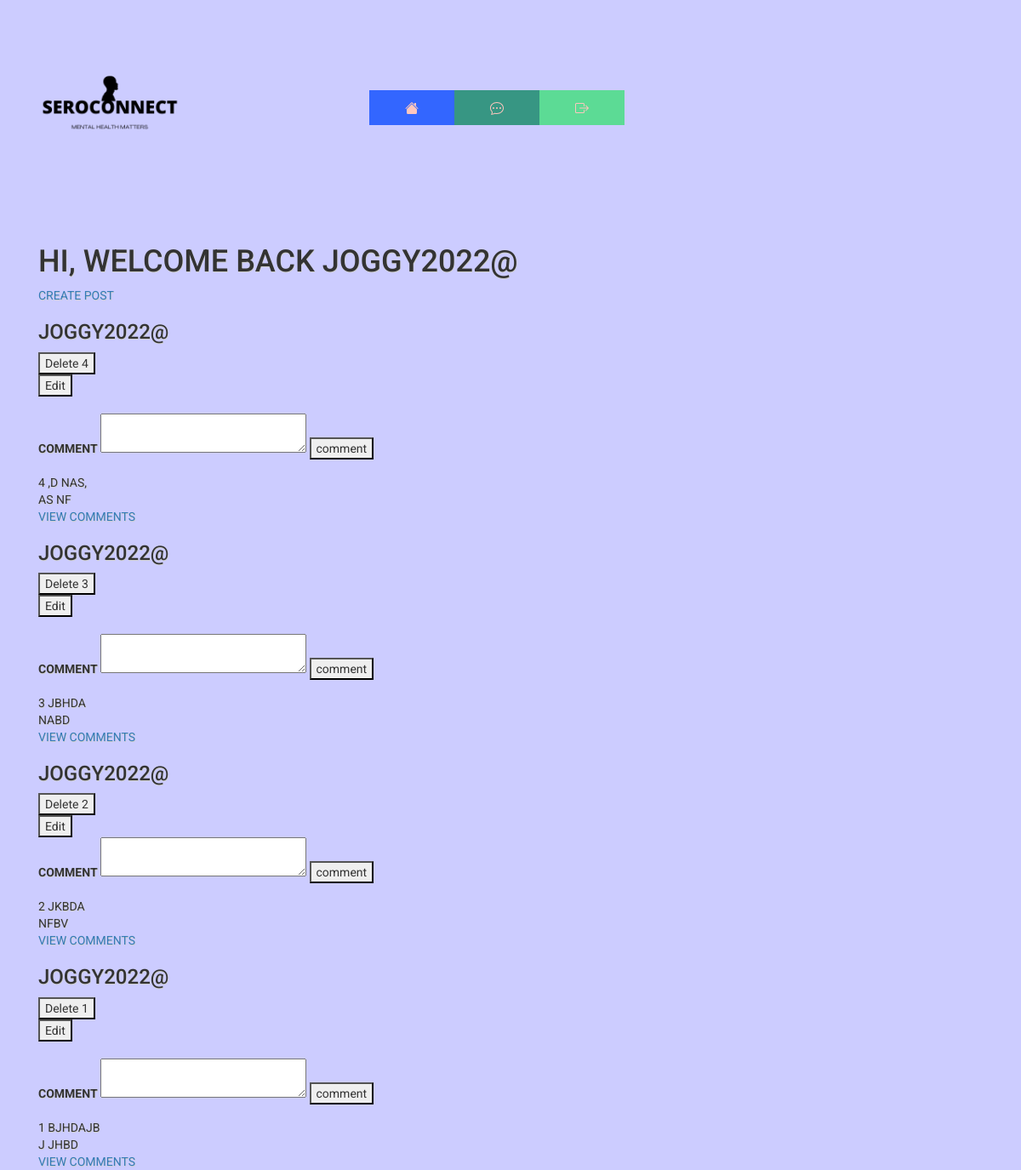
Page /forum (signed in) on the earlier database version.
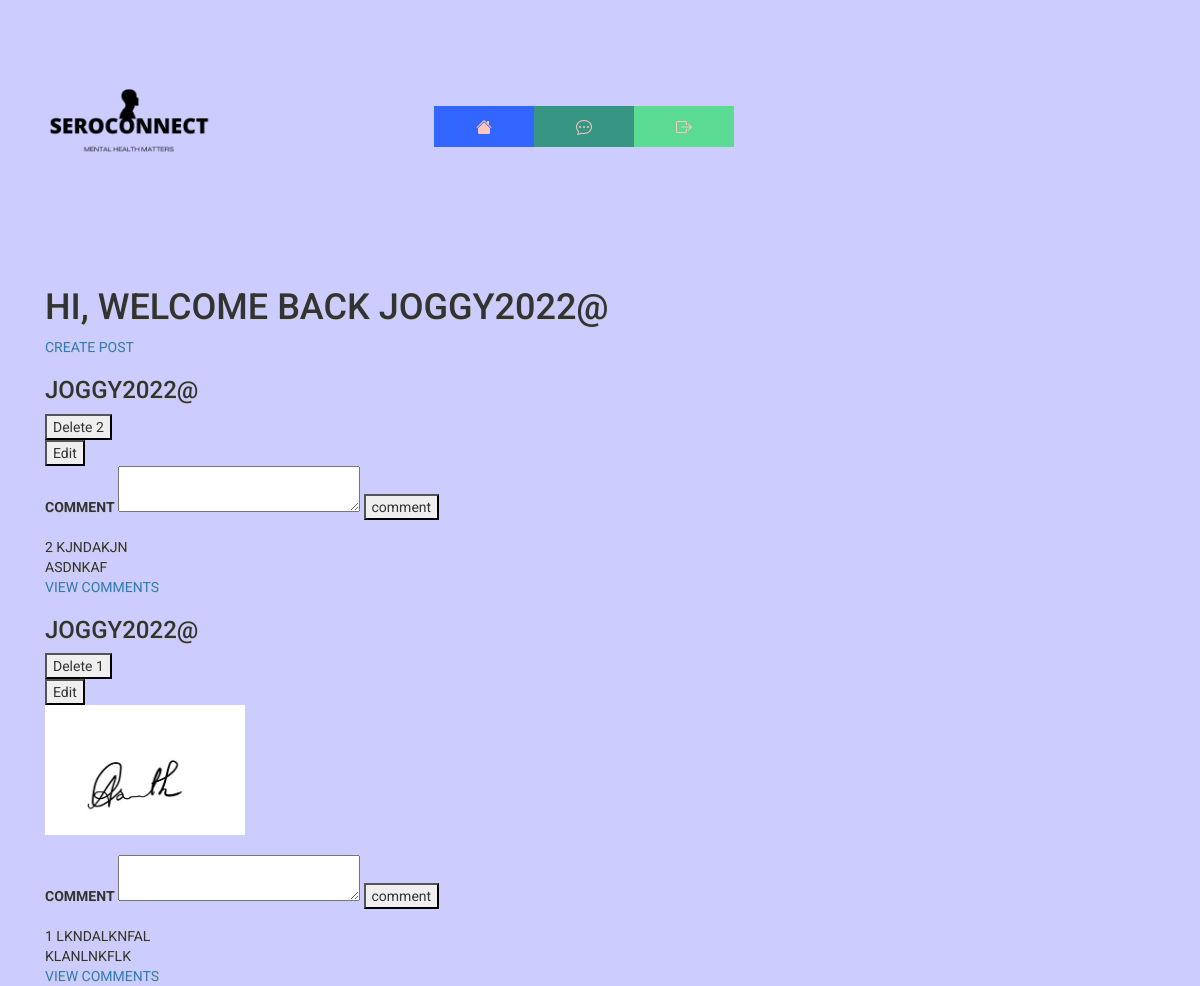
Same page on the later database version.
### website/database/models.py (models this page shows)
class User(db.Model, UserMixin):
    id=db.Column(db.Integer,primary_key=True)
    email=db.Column(db.String(150),unique=True)
    password=db.Column(db.String(150))
    username=db.Column(db.String(150))
    date=db.Column(db.DateTime(timezone=True), default=func.now())
    activation=db.Column(db.Boolean,nullable=False,default=False)
    Post = db.relationship("Post", back_populates="owner",cascade='delete')

class Post(db.Model):
    id=db.Column(db.Integer,primary_key=True)
    title = db.Column(db.String(100), nullable=False)
    content = db.Column(db.Text)
    user_id = db.Column(db.Integer, db.ForeignKey("user.id"))
    date=db.Column(db.DateTime(timezone=True), default=func.now())
    anonymous=db.Column(db.Boolean,nullable=False,default=False)
    owner=db.relationship('User',back_populates='Post')
    comments=db.relationship('Comment',back_populates='post',cascade='delete')
    image=db.relationship('Image',back_populates='post',cascade='delete')

class Image(db.Model):
    id=db.Column(db.Integer,primary_key=True)
    image=db.Column(db.String(150))
    post=db.relationship('Post', back_populates='image')
    post_id = db.Column(db.Integer, db.ForeignKey('post.id'))

### website/views.py (the view)
@views.route('/forum',methods=['GET', 'POST'])
@login_required
@check_confirmed
def forum():
    page=request.args.get('page',1,type=int)
    posts=Post.query.order_by(Post.date.desc()).paginate(page=page,per_page=4)
    if "hx_request"  in request.headers:
        return render_template("forum/viewpost.html",user=current_user,postuser=User,posts=posts,postcomment=Comment,postimage=Image)
    return render_template("forum/forum.html",user=current_user,postuser=User,posts=posts,postcomment=Comment,postimage=Image)

### website/__init__.py (called while the page is built)
@login_manager.user_loader
def load_user(id):
    return User.query.get(int(id))

### website/templates/forum/forum.html
{% extends "base.html" %} {% block title %}SeroConnect{% endblock %}{% block content%}
<h1>Hi, Welcome back {{user.username}}</h1>
<a href="{{url_for('post.createpost')}}">Create post</a>
{% include 'forum/viewpost.html' %}
{%endblock%}

### website/templates/base.html (shortened to what this page needs)
<!DOCTYPE html>
<html lang="en">
  <head>
    <link rel="stylesheet" href="https://stackpath.bootstrapcdn.com/bootstrap/4.4.1/css/bootstrap.min.css"
/>
    <link rel="stylesheet" href="path/to/font-awesome/css/font-awesome.min.css">
    <link rel="stylesheet" href="https://cdn.jsdelivr.net/npm/bootstrap@3.3.7/dist/css/bootstrap.min.css">
    <link rel="stylesheet" href="https://cdn.jsdelivr.net/npm/bootstrap@3.3.7/dist/css/bootstrap-theme.min.css">
    <link rel="stylesheet" href="https://stackpath.bootstrapcdn.com/font-awesome/4.7.0/css/font-awesome.min.css"/>
    <link rel= "stylesheet" type= "text/css" href= "{{ url_for('static',filename='css/styles.css') }}">
  </head>
  <body>
   <nav class="navbar">
      <img src="{{ url_for('static',filename='images/seroconnect.png') }}" alt="logo" class="logo">
      <button class="navbar-toggler"  type="button"
        data-toggle="collapse"
        data-target="#navbar"
       >
       <span class="navbar-toggler-icon"></span>
      <button class="navbar-toggler" type="button" data-toggle="collapse" data-target="#navbar">
        <span class="navbar-toggler-icon"></span>
      </button>
        <ul class="nav">
          <li>
            <a href="/" >
            </a>
          </li>
          {% if user.is_authenticated%}
          <li>
            <a href="/forum">
            </a>
          </li>
          <li>
            <a href="/logout" target = "_blank">
            </a>
          </li>
         {% endif %}
         <div class="background"></div>
        </ul>
    </nav>
      <div class="container">{% block content %}{% endblock %}</div>
  </body>
</html>

### website/templates/forum/viewpost.html (shortened to what this page needs)
{%for post in posts.items%}
{% if loop.last and posts.has_next %}
<div hx-get="{{url_for('views.forum', page = posts.next_num)}}" hx-trigger="revealed" hx-swap="afterend">
{% else %}
  <div>
{%endif%}
  <section>
      {% if post.anonymous==False %}
        <h3>{{postuser.query.filter_by(id=post.user_id).first().username }}</h3>
      {%else%}
        <h3>Anonymous</h3>
      {%endif%}
      {% if post.user_id==user.id%}
        <form action="{{ url_for('post.deletepost',postid=post.id) }}" class='deleteform' method="POST">
          <button class='deletebtn' action="submit">Delete {{post.id}}</button>
        </form>
        <form action="{{ url_for('post.editpost',postid=post.id) }}" method="GET">
          <button  id='editbtn' action="submit">Edit</button>
        </form>
    <div class="images">
      {% set images=postimage.query.filter(postimage.post_id==post.id).all()%}
      {%if images%}
      {%for image in images %}
        <div class="image-display">
          <img src="{{url_for('static',filename='images/'+image.image)}}" width="200" alt="">
        </div>
      {%endfor%}
      {%endif%}
    </div>
        <form action="{{url_for('comments.createcomment',postid=post.id,userid=current_user.id)}}" method="POST">
          <div class="form-group">
            <label for="comment">comment</label>
            <textarea id="comment" name="comment" rows="2" cols="30"></textarea>
            <button action="submit">comment</button>
          </div>
        </form>
      {% endif %}
        {{post.id}}
        {{post.title}}
        <br>
        {{post.content}}
        <br>
        <a href="{{url_for('comments.show_comments',postid=post.id,userid=current_user.id)}}">View comments</a>
      </div>
{%endfor%}

### website/static/css/styles.css (style rules this page uses)
body { background: #ccccff; font-family: 'Roboto', sans-serif; text-transform:uppercase; text-shadow: .5px .5px 0#CCCCCC; }
.background { position: fixed; z-index: -1; top: 0; right: 0; bottom: 0; left: 0; transition: .75s; }
nav img { width: 20%; }
.nav { padding: 0px; width: 640px; margin: 100px auto auto auto; }
ul { list-style-type: none; }
li a { padding: 30px; float:left; width: 100px; text-align:center; font-size:15px; color:#fdc6be; text-decoration:none; }
.nav li:first-child a { background:#3366ff !important; }
.nav li:nth-child(2) a { background:#379683 !important; }
.nav li:nth-child(3) a { background:#5cdb95 !important; }

Differences in the rows shown:
removed Post: {{ postuser.query.filter_by(id=post.user_id).first().username }} "JOGGY2022@", id "4", title ",D NAS,", content "AS NF"
removed Post: {{ postuser.query.filter_by(id=post.user_id).first().username }} "JOGGY2022@", id "3", title "JBHDA", content "NABD"
changed Post id 2: title "JKBDA" → "KJNDAKJN"; content "NFBV" → "ASDNKAF"
changed Post id 1: gains Image (image (picture)); title "BJHDAJB" → "LKNDALKNFAL"; content "J JHBD" → "KLANLNKFLK"
